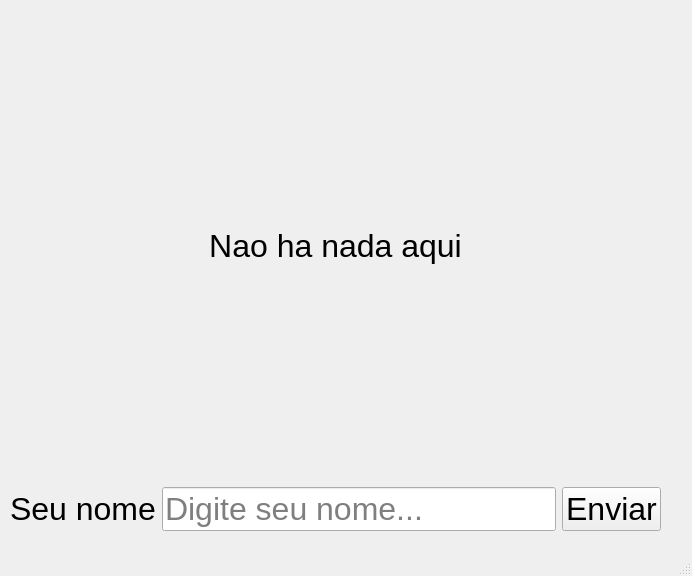
<?xml version="1.0" encoding="UTF-8"?>
<ui version="4.0">
 <class>MainWindow</class>
 <widget class="QMainWindow" name="MainWindow">
  <property name="geometry">
   <rect>
    <x>0</x>
    <y>0</y>
    <width>692</width>
    <height>576</height>
   </rect>
  </property>
  <property name="windowTitle">
   <string>MainWindow</string>
  </property>
  <widget class="QWidget" name="centralwidget">
   <widget class="QWidget" name="gridLayoutWidget">
    <property name="geometry">
     <rect>
      <x>10</x>
      <y>10</y>
      <width>651</width>
      <height>521</height>
     </rect>
    </property>
    <layout class="QGridLayout" name="gridLayoutpricipal">
     <property name="leftMargin">
      <number>0</number>
     </property>
     <property name="topMargin">
      <number>0</number>
     </property>
     <item row="0" column="0">
      <widget class="QLabel" name="labelresult">
       <property name="font">
        <font>
         <pointsize>24</pointsize>
        </font>
       </property>
       <property name="cursor">
        <cursorShape>ArrowCursor</cursorShape>
       </property>
       <property name="text">
        <string>Nao ha nada aqui</string>
       </property>
       <property name="textFormat">
        <enum>Qt::PlainText</enum>
       </property>
       <property name="alignment">
        <set>Qt::AlignCenter</set>
       </property>
      </widget>
     </item>
     <item row="1" column="0">
      <layout class="QGridLayout" name="gridLayout_secundaria">
       <item row="0" column="0">
        <widget class="QLabel" name="label_name">
         <property name="font">
          <font>
           <pointsize>24</pointsize>
          </font>
         </property>
         <property name="text">
          <string>Seu nome</string>
         </property>
        </widget>
       </item>
       <item row="0" column="1">
        <widget class="QLineEdit" name="line_name">
         <property name="font">
          <font>
           <pointsize>24</pointsize>
          </font>
         </property>
         <property name="placeholderText">
          <string>Digite seu nome...</string>
         </property>
        </widget>
       </item>
       <item row="0" column="2">
        <widget class="QPushButton" name="pushButton_send">
         <property name="font">
          <font>
           <pointsize>24</pointsize>
          </font>
         </property>
         <property name="text">
          <string>Enviar</string>
         </property>
        </widget>
       </item>
      </layout>
     </item>
    </layout>
   </widget>
  </widget>
  <widget class="QMenuBar" name="menubar">
   <property name="geometry">
    <rect>
     <x>0</x>
     <y>0</y>
     <width>692</width>
     <height>22</height>
    </rect>
   </property>
  </widget>
  <widget class="QStatusBar" name="statusbar"/>
 </widget>
 <resources/>
 <connections/>
</ui>
